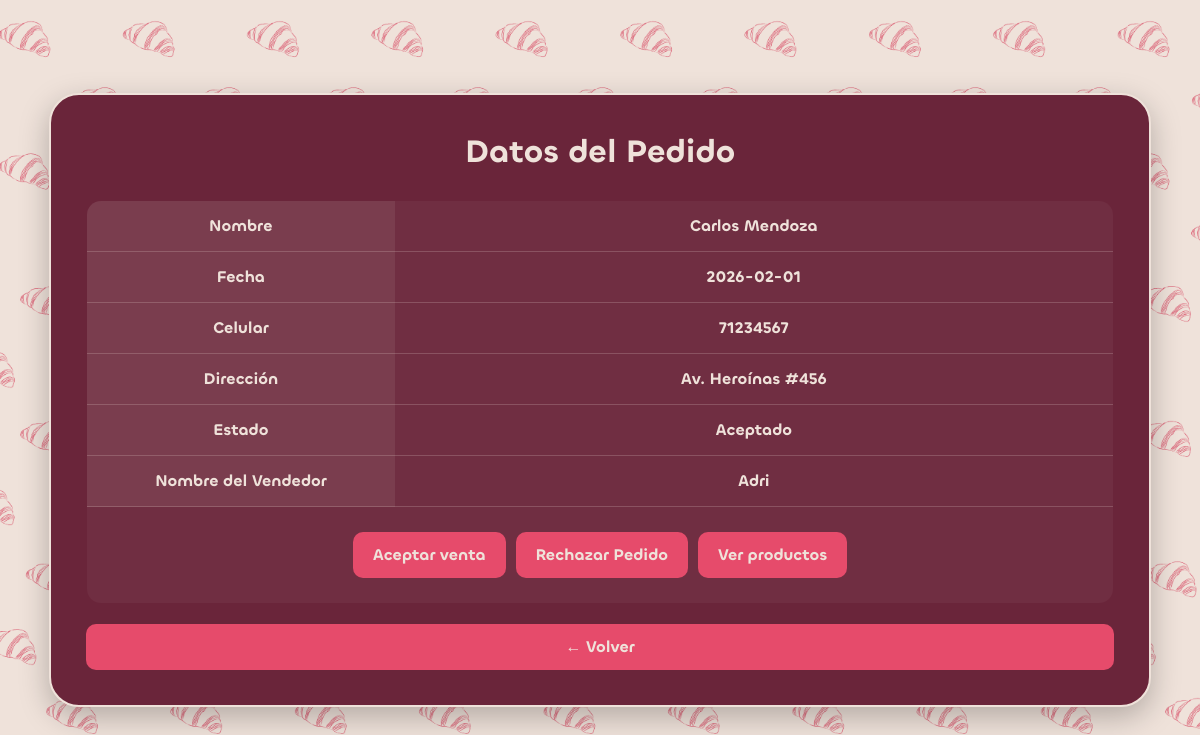
The page /Pedidos/leerPedido.php?ID=1 on the database its author committed.
### tables this page shows
CREATE TABLE IF NOT EXISTS `Pedidos` (
  `ID` INT NOT NULL AUTO_INCREMENT,
  `Nombre` VARCHAR(45) NULL DEFAULT NULL,
  `Fecha` DATE NULL DEFAULT NULL, 
  `Celular` INT NULL DEFAULT NULL,
  `Estado` VARCHAR(45) NULL DEFAULT NULL,
  `Direccion` VARCHAR(80) NULL DEFAULT NULL,
  `NombreVendedor` VARCHAR(45) NULL DEFAULT NULL,
  PRIMARY KEY (`ID`));

### Pedidos/leerPedido.php (the view, shortened to what this page needs)
<?php
$usuario = "root";
$contraseña = "";
$direccion = "localhost";
$baseDeDatos = "MYMS";
$conexion = new mysqli(
    $direccion,
    $usuario,
    $contraseña,
    $baseDeDatos
);
$ID = $_GET['ID'];
$sql = "SELECT * FROM Pedidos WHERE ID='$ID'";
$resultado = $conexion->query($sql);
?>
<!DOCTYPE html>
<html lang="es">
<head>
    <link rel="stylesheet" href="../tipografia/Fonts/WEB/css/chillax.css">
</head>
<body>
<div class="contenedor">
    <h2>Datos del Pedido</h2>
    <?php
    if ($resultado && $resultado->num_rows > 0) {
        $fila = $resultado->fetch_assoc();
        echo "<table>";
        echo "<tr>";
        echo "<td class='titulo'>Nombre</td>";
        echo "<td>" . $fila["Nombre"] . "</td>";
        echo "</tr>";
        echo "<tr>";
        echo "<td class='titulo'>Fecha</td>";
        echo "<td>" . $fila["Fecha"] . "</td>";
        echo "</tr>";
        echo "<tr>";
        echo "<td class='titulo'>Celular</td>";
        echo "<td>" . $fila["Celular"] . "</td>";
        echo "</tr>";
        echo "<tr>";
        echo "<td class='titulo'>Dirección</td>";
        echo "<td>" . $fila["Direccion"] . "</td>";
        echo "</tr>";
        echo "<tr>";
        echo "<td class='titulo'>Estado</td>";
        echo "<td>" . $fila["Estado"] . "</td>";
        echo "</tr>";
        echo "<tr>";
        echo "<td class='titulo'>Nombre del Vendedor</td>";
        echo "<td>" . $fila["NombreVendedor"] . "</td>";
        echo "</tr>";
        echo "<tr>";
        echo "<td colspan='2' class='acciones'>";
        echo "<a href='../Ventas/registroventas.php?ID=$ID'><button class='volver'>Aceptar venta</button></a>";
        echo "<a href='EliminarPedidos.php?ID=$ID'><button class='volver'>Rechazar Pedido</button></a>";
        echo "<a href='../Carrito/leerCarrito.php?ID=$ID'><button class='volver'>Ver productos</button></a>";
        echo "</td>";
        echo "</tr>";
        echo "</table>";
    } else {
        echo "<p>No se encontró el pedido.</p>";
    }
    ?>
    <button class="boton-volver" onclick="history.back()">← Volver</button>
</div>
</body>
</html>

### Pedidos/leerPedido.php (style rules this page uses)
* { font-family: 'Chillax-Semibold'; box-sizing: border-box; }
body { background-image: url(../imagenes/2.png); background-size: cover; background-position: center; background-attachment: fixed; display: flex; justify-content: center; align-items: center; min-height: 100vh; margin: 0; padding: 20px; }
.contenedor { width: 95%; max-width: 1200px; padding: 35px; background-color: #6A253A; border: 2px solid #EFE2DA; border-radius: 30px; color: #EFE2DA; box-shadow: 0 10px 30px rgba(0,0,0,0.25); }
h2 { text-align: center; margin-top: 0; margin-bottom: 25px; font-size: 32px; color: #EFE2DA; }
table { width: 100%; border-collapse: collapse; overflow: hidden; border-radius: 15px; border: 1px solid rgba(239,226,218,0.3); }
td { padding: 14px; text-align: center; color: #EFE2DA; border-bottom: 1px solid rgba(239,226,218,0.2); background-color: rgba(255,255,255,0.04); }
td.titulo { width: 30%; background-color: rgba(239,226,218,0.12); color: #EFE2DA; font-weight: bold; }
tr { transition: 0.3s; }
td.acciones { padding: 20px; background-color: rgba(255,255,255,0.04); text-align: center; }
.acciones a { text-decoration: none; }
.volver { display: inline-block; padding: 12px 20px; margin: 5px; border: none; border-radius: 10px; background-color: #E64B6B; color: #EFE2DA; font-family: 'Chillax-Semibold'; font-size: 16px; cursor: pointer; transition: 0.3s; }
.boton-volver { display: block; width: 100%; padding: 12px 20px; margin-top: 20px; border: none; border-radius: 10px; background-color: #E64B6B; color: #EFE2DA; font-family: 'Chillax-Semibold'; font-size: 16px; cursor: pointer; transition: 0.3s; }

### rows shown on the page
pedidos: Nombre "Carlos Mendoza", Fecha "2026-02-01", Celular "71234567", Direccion "Av. Heroínas #456", Estado "Aceptado", NombreVendedor "Adri"
